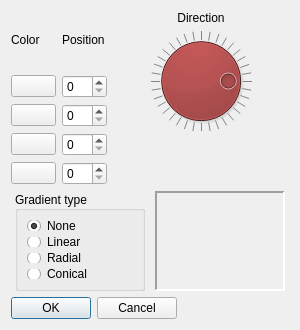
<?xml version="1.0" encoding="UTF-8"?>
<ui version="4.0">
 <class>gradientForm</class>
 <widget class="QDialog" name="gradientForm">
  <property name="geometry">
   <rect>
    <x>0</x>
    <y>0</y>
    <width>300</width>
    <height>330</height>
   </rect>
  </property>
  <property name="minimumSize">
   <size>
    <width>300</width>
    <height>330</height>
   </size>
  </property>
  <property name="maximumSize">
   <size>
    <width>300</width>
    <height>330</height>
   </size>
  </property>
  <property name="font">
   <font>
    <pointsize>9</pointsize>
   </font>
  </property>
  <property name="windowTitle">
   <string>Gradients</string>
  </property>
  <layout class="QVBoxLayout" name="verticalLayout_2">
   <item>
    <layout class="QHBoxLayout" name="horizontalLayout">
     <item>
      <layout class="QGridLayout" name="gridLayout">
       <property name="sizeConstraint">
        <enum>QLayout::SetMinimumSize</enum>
       </property>
       <item row="0" column="0">
        <widget class="QLabel" name="label_1">
         <property name="maximumSize">
          <size>
           <width>45</width>
           <height>16777215</height>
          </size>
         </property>
         <property name="text">
          <string>Color</string>
         </property>
        </widget>
       </item>
       <item row="0" column="1">
        <widget class="QLabel" name="label_2">
         <property name="text">
          <string>Position</string>
         </property>
        </widget>
       </item>
       <item row="1" column="0">
        <widget class="QPushButton" name="color1Button">
         <property name="autoFillBackground">
          <bool>true</bool>
         </property>
         <property name="text">
          <string/>
         </property>
        </widget>
       </item>
       <item row="1" column="1">
        <widget class="QSpinBox" name="pos1SpinBox">
         <property name="maximumSize">
          <size>
           <width>45</width>
           <height>16777215</height>
          </size>
         </property>
         <property name="maximum">
          <number>100</number>
         </property>
        </widget>
       </item>
       <item row="2" column="0">
        <widget class="QPushButton" name="color2Button">
         <property name="text">
          <string/>
         </property>
        </widget>
       </item>
       <item row="2" column="1">
        <widget class="QSpinBox" name="pos2SpinBox">
         <property name="maximumSize">
          <size>
           <width>45</width>
           <height>16777215</height>
          </size>
         </property>
         <property name="maximum">
          <number>100</number>
         </property>
        </widget>
       </item>
       <item row="3" column="0">
        <widget class="QPushButton" name="color3Button">
         <property name="text">
          <string/>
         </property>
        </widget>
       </item>
       <item row="3" column="1">
        <widget class="QSpinBox" name="pos3SpinBox">
         <property name="maximumSize">
          <size>
           <width>45</width>
           <height>16777215</height>
          </size>
         </property>
         <property name="maximum">
          <number>100</number>
         </property>
        </widget>
       </item>
       <item row="4" column="0">
        <widget class="QPushButton" name="color4Button">
         <property name="text">
          <string/>
         </property>
        </widget>
       </item>
       <item row="4" column="1">
        <widget class="QSpinBox" name="pos4SpinBox">
         <property name="maximumSize">
          <size>
           <width>45</width>
           <height>16777215</height>
          </size>
         </property>
         <property name="maximum">
          <number>100</number>
         </property>
        </widget>
       </item>
      </layout>
     </item>
     <item>
      <layout class="QVBoxLayout" name="verticalLayout">
       <item>
        <widget class="QLabel" name="dialLabel">
         <property name="text">
          <string>Direction</string>
         </property>
         <property name="alignment">
          <set>Qt::AlignCenter</set>
         </property>
        </widget>
       </item>
       <item>
        <widget class="QDial" name="dial">
         <property name="sizePolicy">
          <sizepolicy hsizetype="Minimum" vsizetype="Minimum">
           <horstretch>0</horstretch>
           <verstretch>0</verstretch>
          </sizepolicy>
         </property>
         <property name="palette">
          <palette>
           <active>
            <colorrole role="Button">
             <brush brushstyle="SolidPattern">
              <color alpha="255">
               <red>170</red>
               <green>0</green>
               <blue>0</blue>
              </color>
             </brush>
            </colorrole>
           </active>
           <inactive>
            <colorrole role="Button">
             <brush brushstyle="SolidPattern">
              <color alpha="255">
               <red>170</red>
               <green>0</green>
               <blue>0</blue>
              </color>
             </brush>
            </colorrole>
           </inactive>
           <disabled>
            <colorrole role="Button">
             <brush brushstyle="SolidPattern">
              <color alpha="255">
               <red>170</red>
               <green>0</green>
               <blue>0</blue>
              </color>
             </brush>
            </colorrole>
           </disabled>
          </palette>
         </property>
         <property name="minimum">
          <number>0</number>
         </property>
         <property name="maximum">
          <number>360</number>
         </property>
         <property name="singleStep">
          <number>1</number>
         </property>
         <property name="value">
          <number>90</number>
         </property>
         <property name="sliderPosition">
          <number>90</number>
         </property>
         <property name="invertedAppearance">
          <bool>true</bool>
         </property>
         <property name="invertedControls">
          <bool>false</bool>
         </property>
         <property name="wrapping">
          <bool>true</bool>
         </property>
         <property name="notchTarget">
          <double>10.000000000000000</double>
         </property>
         <property name="notchesVisible">
          <bool>true</bool>
         </property>
        </widget>
       </item>
       <item>
        <spacer name="verticalSpacer">
         <property name="orientation">
          <enum>Qt::Vertical</enum>
         </property>
         <property name="sizeHint" stdset="0">
          <size>
           <width>20</width>
           <height>40</height>
          </size>
         </property>
        </spacer>
       </item>
      </layout>
     </item>
    </layout>
   </item>
   <item>
    <layout class="QHBoxLayout" name="horizontalLayout_2">
     <item>
      <widget class="QGroupBox" name="gradientGroupBox">
       <property name="minimumSize">
        <size>
         <width>130</width>
         <height>100</height>
        </size>
       </property>
       <property name="maximumSize">
        <size>
         <width>130</width>
         <height>100</height>
        </size>
       </property>
       <property name="title">
        <string>Gradient type</string>
       </property>
       <property name="alignment">
        <set>Qt::AlignLeading|Qt::AlignLeft|Qt::AlignVCenter</set>
       </property>
       <layout class="QVBoxLayout" name="verticalLayout_3">
        <item>
         <widget class="QRadioButton" name="noGradientButton">
          <property name="text">
           <string>None</string>
          </property>
          <property name="checked">
           <bool>true</bool>
          </property>
         </widget>
        </item>
        <item>
         <widget class="QRadioButton" name="linearGradientButton">
          <property name="text">
           <string>Linear</string>
          </property>
         </widget>
        </item>
        <item>
         <widget class="QRadioButton" name="radialGradientButton">
          <property name="text">
           <string>Radial</string>
          </property>
         </widget>
        </item>
        <item>
         <widget class="QRadioButton" name="conicalGradientButton">
          <property name="text">
           <string>Conical</string>
          </property>
         </widget>
        </item>
       </layout>
      </widget>
     </item>
     <item>
      <widget class="QLabel" name="previewLabel">
       <property name="minimumSize">
        <size>
         <width>130</width>
         <height>100</height>
        </size>
       </property>
       <property name="maximumSize">
        <size>
         <width>130</width>
         <height>100</height>
        </size>
       </property>
       <property name="palette">
        <palette>
         <active>
          <colorrole role="Base">
           <brush brushstyle="SolidPattern">
            <color alpha="255">
             <red>0</red>
             <green>255</green>
             <blue>127</blue>
            </color>
           </brush>
          </colorrole>
         </active>
         <inactive>
          <colorrole role="Base">
           <brush brushstyle="SolidPattern">
            <color alpha="255">
             <red>0</red>
             <green>255</green>
             <blue>127</blue>
            </color>
           </brush>
          </colorrole>
         </inactive>
         <disabled>
          <colorrole role="Base">
           <brush brushstyle="SolidPattern">
            <color alpha="255">
             <red>255</red>
             <green>255</green>
             <blue>255</blue>
            </color>
           </brush>
          </colorrole>
         </disabled>
        </palette>
       </property>
       <property name="autoFillBackground">
        <bool>true</bool>
       </property>
       <property name="frameShape">
        <enum>QFrame::Panel</enum>
       </property>
       <property name="frameShadow">
        <enum>QFrame::Sunken</enum>
       </property>
       <property name="lineWidth">
        <number>2</number>
       </property>
       <property name="text">
        <string/>
       </property>
       <property name="alignment">
        <set>Qt::AlignCenter</set>
       </property>
      </widget>
     </item>
    </layout>
   </item>
   <item>
    <widget class="QDialogButtonBox" name="buttonBox">
     <property name="sizePolicy">
      <sizepolicy hsizetype="Fixed" vsizetype="Fixed">
       <horstretch>0</horstretch>
       <verstretch>0</verstretch>
      </sizepolicy>
     </property>
     <property name="orientation">
      <enum>Qt::Horizontal</enum>
     </property>
     <property name="standardButtons">
      <set>QDialogButtonBox::Cancel|QDialogButtonBox::Ok</set>
     </property>
     <property name="centerButtons">
      <bool>false</bool>
     </property>
    </widget>
   </item>
  </layout>
 </widget>
 <resources/>
 <connections>
  <connection>
   <sender>buttonBox</sender>
   <signal>accepted()</signal>
   <receiver>gradientForm</receiver>
   <slot>accept()</slot>
   <hints>
    <hint type="sourcelabel">
     <x>248</x>
     <y>254</y>
    </hint>
    <hint type="destinationlabel">
     <x>157</x>
     <y>274</y>
    </hint>
   </hints>
  </connection>
  <connection>
   <sender>buttonBox</sender>
   <signal>rejected()</signal>
   <receiver>gradientForm</receiver>
   <slot>reject()</slot>
   <hints>
    <hint type="sourcelabel">
     <x>316</x>
     <y>260</y>
    </hint>
    <hint type="destinationlabel">
     <x>286</x>
     <y>274</y>
    </hint>
   </hints>
  </connection>
 </connections>
</ui>
